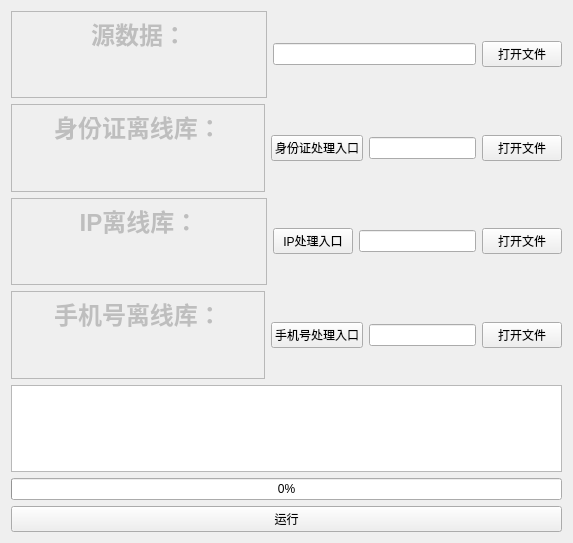
<?xml version="1.0" encoding="UTF-8"?>
<ui version="4.0">
 <class>widget</class>
 <widget class="QWidget" name="widget">
  <property name="geometry">
   <rect>
    <x>0</x>
    <y>0</y>
    <width>573</width>
    <height>543</height>
   </rect>
  </property>
  <property name="windowTitle">
   <string>widget</string>
  </property>
  <layout class="QGridLayout" name="gridLayout">
   <item row="0" column="0">
    <layout class="QHBoxLayout" name="horizontalLayout">
     <item>
      <widget class="QTextEdit" name="textEdit_2">
       <property name="enabled">
        <bool>false</bool>
       </property>
       <property name="html">
        <string>&lt;!DOCTYPE HTML PUBLIC &quot;-//W3C//DTD HTML 4.0//EN&quot; &quot;http://www.w3.org/TR/REC-html40/strict.dtd&quot;&gt;
&lt;html&gt;&lt;head&gt;&lt;meta name=&quot;qrichtext&quot; content=&quot;1&quot; /&gt;&lt;style type=&quot;text/css&quot;&gt;
p, li { white-space: pre-wrap; }
&lt;/style&gt;&lt;/head&gt;&lt;body style=&quot; font-family:'SimSun'; font-size:9pt; font-weight:400; font-style:normal;&quot;&gt;
&lt;p align=&quot;center&quot; style=&quot; margin-top:0px; margin-bottom:0px; margin-left:0px; margin-right:0px; -qt-block-indent:0; text-indent:0px;&quot;&gt;&lt;span style=&quot; font-size:18pt; font-weight:600;&quot;&gt;源数据：&lt;/span&gt;&lt;/p&gt;&lt;/body&gt;&lt;/html&gt;</string>
       </property>
      </widget>
     </item>
     <item>
      <widget class="QLineEdit" name="lineEdit"/>
     </item>
     <item>
      <widget class="QPushButton" name="pushButton">
       <property name="text">
        <string>打开文件</string>
       </property>
      </widget>
     </item>
    </layout>
   </item>
   <item row="1" column="0">
    <layout class="QHBoxLayout" name="horizontalLayout_2">
     <item>
      <widget class="QTextEdit" name="textEdit_3">
       <property name="enabled">
        <bool>false</bool>
       </property>
       <property name="html">
        <string>&lt;!DOCTYPE HTML PUBLIC &quot;-//W3C//DTD HTML 4.0//EN&quot; &quot;http://www.w3.org/TR/REC-html40/strict.dtd&quot;&gt;
&lt;html&gt;&lt;head&gt;&lt;meta name=&quot;qrichtext&quot; content=&quot;1&quot; /&gt;&lt;style type=&quot;text/css&quot;&gt;
p, li { white-space: pre-wrap; }
&lt;/style&gt;&lt;/head&gt;&lt;body style=&quot; font-family:'SimSun'; font-size:9pt; font-weight:400; font-style:normal;&quot;&gt;
&lt;p align=&quot;center&quot; style=&quot; margin-top:0px; margin-bottom:0px; margin-left:0px; margin-right:0px; -qt-block-indent:0; text-indent:0px;&quot;&gt;&lt;span style=&quot; font-size:18pt; font-weight:600;&quot;&gt;身份证离线库：&lt;/span&gt;&lt;/p&gt;&lt;/body&gt;&lt;/html&gt;</string>
       </property>
      </widget>
     </item>
     <item>
      <widget class="QPushButton" name="pushButton_6">
       <property name="text">
        <string>身份证处理入口</string>
       </property>
      </widget>
     </item>
     <item>
      <widget class="QLineEdit" name="lineEdit_2"/>
     </item>
     <item>
      <widget class="QPushButton" name="pushButton_3">
       <property name="text">
        <string>打开文件</string>
       </property>
      </widget>
     </item>
    </layout>
   </item>
   <item row="2" column="0">
    <layout class="QHBoxLayout" name="horizontalLayout_3">
     <item>
      <widget class="QTextEdit" name="textEdit_5">
       <property name="enabled">
        <bool>false</bool>
       </property>
       <property name="html">
        <string>&lt;!DOCTYPE HTML PUBLIC &quot;-//W3C//DTD HTML 4.0//EN&quot; &quot;http://www.w3.org/TR/REC-html40/strict.dtd&quot;&gt;
&lt;html&gt;&lt;head&gt;&lt;meta name=&quot;qrichtext&quot; content=&quot;1&quot; /&gt;&lt;style type=&quot;text/css&quot;&gt;
p, li { white-space: pre-wrap; }
&lt;/style&gt;&lt;/head&gt;&lt;body style=&quot; font-family:'SimSun'; font-size:9pt; font-weight:400; font-style:normal;&quot;&gt;
&lt;p align=&quot;center&quot; style=&quot; margin-top:0px; margin-bottom:0px; margin-left:0px; margin-right:0px; -qt-block-indent:0; text-indent:0px;&quot;&gt;&lt;span style=&quot; font-size:18pt; font-weight:600;&quot;&gt;IP离线库：&lt;/span&gt;&lt;/p&gt;&lt;/body&gt;&lt;/html&gt;</string>
       </property>
      </widget>
     </item>
     <item>
      <widget class="QPushButton" name="pushButton_7">
       <property name="text">
        <string>IP处理入口</string>
       </property>
      </widget>
     </item>
     <item>
      <widget class="QLineEdit" name="lineEdit_3"/>
     </item>
     <item>
      <widget class="QPushButton" name="pushButton_4">
       <property name="text">
        <string>打开文件</string>
       </property>
      </widget>
     </item>
    </layout>
   </item>
   <item row="3" column="0">
    <layout class="QHBoxLayout" name="horizontalLayout_4">
     <item>
      <widget class="QTextEdit" name="textEdit_7">
       <property name="enabled">
        <bool>false</bool>
       </property>
       <property name="autoFillBackground">
        <bool>true</bool>
       </property>
       <property name="html">
        <string>&lt;!DOCTYPE HTML PUBLIC &quot;-//W3C//DTD HTML 4.0//EN&quot; &quot;http://www.w3.org/TR/REC-html40/strict.dtd&quot;&gt;
&lt;html&gt;&lt;head&gt;&lt;meta name=&quot;qrichtext&quot; content=&quot;1&quot; /&gt;&lt;style type=&quot;text/css&quot;&gt;
p, li { white-space: pre-wrap; }
&lt;/style&gt;&lt;/head&gt;&lt;body style=&quot; font-family:'SimSun'; font-size:9pt; font-weight:400; font-style:normal;&quot;&gt;
&lt;p align=&quot;center&quot; style=&quot; margin-top:0px; margin-bottom:0px; margin-left:0px; margin-right:0px; -qt-block-indent:0; text-indent:0px;&quot;&gt;&lt;span style=&quot; font-size:18pt; font-weight:600;&quot;&gt;手机号离线库：&lt;/span&gt;&lt;/p&gt;&lt;/body&gt;&lt;/html&gt;</string>
       </property>
      </widget>
     </item>
     <item>
      <widget class="QPushButton" name="pushButton_8">
       <property name="text">
        <string>手机号处理入口</string>
       </property>
      </widget>
     </item>
     <item>
      <widget class="QLineEdit" name="lineEdit_4"/>
     </item>
     <item>
      <widget class="QPushButton" name="pushButton_5">
       <property name="text">
        <string>打开文件</string>
       </property>
      </widget>
     </item>
    </layout>
   </item>
   <item row="4" column="0">
    <layout class="QVBoxLayout" name="verticalLayout">
     <item>
      <widget class="QTextEdit" name="textEdit"/>
     </item>
     <item>
      <widget class="QProgressBar" name="progressBar">
       <property name="autoFillBackground">
        <bool>false</bool>
       </property>
       <property name="value">
        <number>0</number>
       </property>
      </widget>
     </item>
     <item>
      <widget class="QPushButton" name="pushButton_2">
       <property name="text">
        <string>运行</string>
       </property>
      </widget>
     </item>
    </layout>
   </item>
  </layout>
 </widget>
 <resources/>
 <connections/>
</ui>
